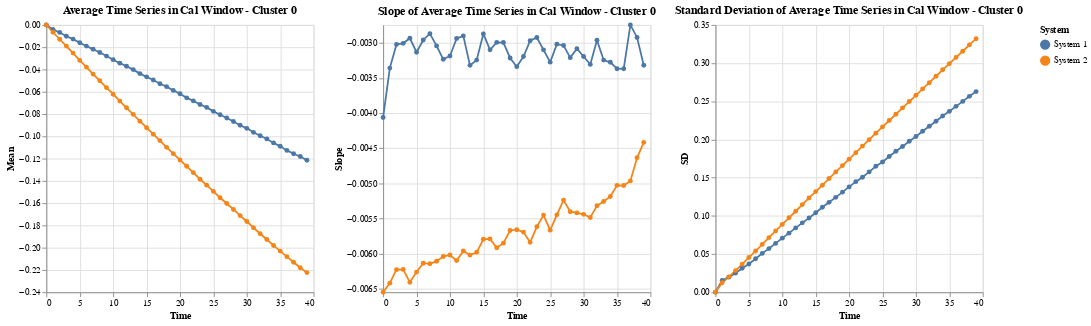
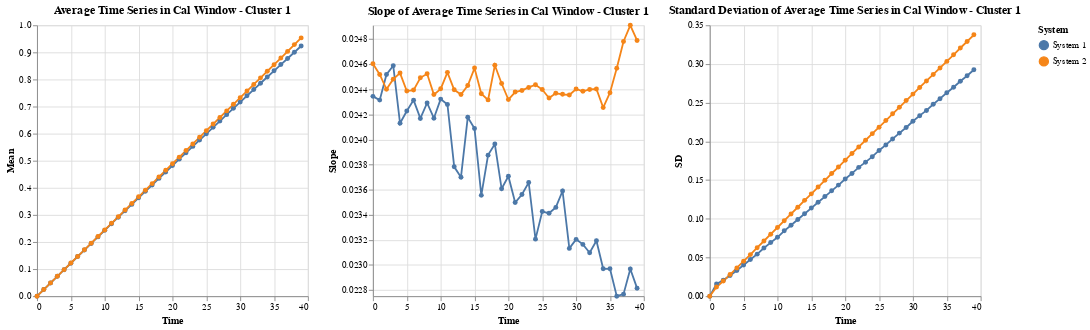

The code cell stored with these charts, in order, in its notebook:
### Code cell
# Plot the average time series
for cluster_label in np.unique(y_pred):
    metricsByCluster(cluster_label, A_cal_window_zero, y_pred, 'Cal')
